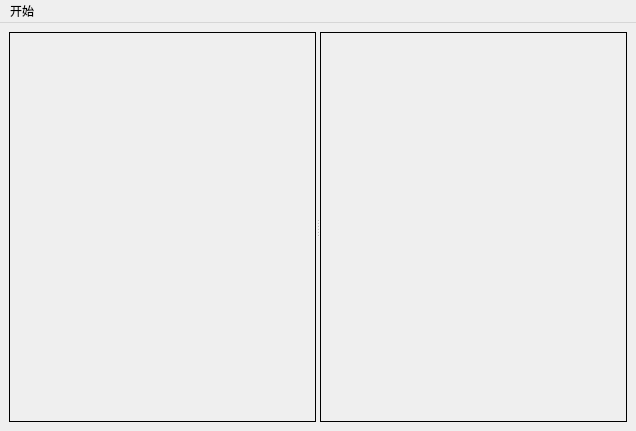
<?xml version="1.0" encoding="UTF-8"?>
<ui version="4.0">
 <class>MainWindow</class>
 <widget class="QMainWindow" name="MainWindow">
  <property name="geometry">
   <rect>
    <x>0</x>
    <y>0</y>
    <width>636</width>
    <height>431</height>
   </rect>
  </property>
  <property name="windowTitle">
   <string>LostArkNote</string>
  </property>
  <property name="styleSheet">
   <string notr="true">QScrollArea{
	border:1px solid #000000;
}</string>
  </property>
  <widget class="QWidget" name="centralwidget">
   <layout class="QHBoxLayout" name="horizontalLayout">
    <item>
     <widget class="QSplitter" name="splitter">
      <property name="styleSheet">
       <string notr="true">Character:hover#Character,
ToDoSingleWidget:hover#ToDoSingleWidget
{
        background-color: rgb(215, 215, 215);
        border-radius:10px;
}
</string>
      </property>
      <property name="orientation">
       <enum>Qt::Horizontal</enum>
      </property>
      <widget class="QScrollArea" name="scrollArea">
       <property name="widgetResizable">
        <bool>true</bool>
       </property>
       <widget class="QWidget" name="m_widget_CharacterContainer">
        <property name="geometry">
         <rect>
          <x>0</x>
          <y>0</y>
          <width>308</width>
          <height>396</height>
         </rect>
        </property>
        <property name="styleSheet">
         <string notr="true"/>
        </property>
        <layout class="QVBoxLayout" name="verticalLayout_2">
         <item>
          <layout class="QVBoxLayout" name="m_verticalLayout_character">
           <item>
            <spacer name="m_verticalSpacer_character">
             <property name="orientation">
              <enum>Qt::Vertical</enum>
             </property>
             <property name="sizeHint" stdset="0">
              <size>
               <width>20</width>
               <height>68</height>
              </size>
             </property>
            </spacer>
           </item>
          </layout>
         </item>
        </layout>
       </widget>
      </widget>
      <widget class="QScrollArea" name="scrollArea_2">
       <property name="widgetResizable">
        <bool>true</bool>
       </property>
       <widget class="QWidget" name="m_widget_toDoContainer">
        <property name="geometry">
         <rect>
          <x>0</x>
          <y>0</y>
          <width>307</width>
          <height>396</height>
         </rect>
        </property>
        <layout class="QVBoxLayout" name="verticalLayout_3">
         <item>
          <layout class="QVBoxLayout" name="m_verticalLayout_toDo">
           <item>
            <spacer name="m_verticalSpacer_toDo">
             <property name="orientation">
              <enum>Qt::Vertical</enum>
             </property>
             <property name="sizeHint" stdset="0">
              <size>
               <width>20</width>
               <height>108</height>
              </size>
             </property>
            </spacer>
           </item>
          </layout>
         </item>
        </layout>
       </widget>
      </widget>
     </widget>
    </item>
   </layout>
  </widget>
  <widget class="QMenuBar" name="menubar">
   <property name="geometry">
    <rect>
     <x>0</x>
     <y>0</y>
     <width>636</width>
     <height>19</height>
    </rect>
   </property>
   <widget class="QMenu" name="menu">
    <property name="title">
     <string>开始</string>
    </property>
    <addaction name="action"/>
    <addaction name="separator"/>
    <addaction name="action_3"/>
   </widget>
   <addaction name="menu"/>
  </widget>
  <action name="action">
   <property name="text">
    <string>添加角色</string>
   </property>
  </action>
  <action name="action_3">
   <property name="text">
    <string>周三啦</string>
   </property>
  </action>
 </widget>
 <resources/>
 <connections/>
</ui>
